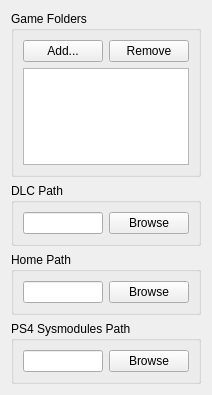
      <widget class="QWidget" name="pathsTabContents">
       <property name="geometry">
        <rect>
         <x>0</x>
         <y>0</y>
         <width>202</width>
         <height>395</height>
        </rect>
       </property>
       <layout class="QVBoxLayout" name="pathsTabLayout">
        <item>
         <widget class="QGroupBox" name="gameFoldersGroupBox">
          <property name="title">
           <string>Game Folders</string>
          </property>
          <layout class="QVBoxLayout" name="verticalLayout">
           <item>
            <layout class="QHBoxLayout" name="horizontalLayout_3">
             <item>
              <widget class="QPushButton" name="addFolderButton">
               <property name="text">
                <string>Add...</string>
               </property>
              </widget>
             </item>
             <item>
              <widget class="QPushButton" name="removeFolderButton">
               <property name="text">
                <string>Remove</string>
               </property>
              </widget>
             </item>
             <item>
              <spacer name="horizontalSpacer">
               <property name="orientation">
                <enum>Qt::Orientation::Horizontal</enum>
               </property>
               <property name="sizeHint" stdset="0">
                <size>
                 <width>40</width>
                 <height>20</height>
                </size>
               </property>
              </spacer>
             </item>
            </layout>
           </item>
           <item>
            <widget class="QListWidget" name="gameFoldersListWidget"/>
           </item>
          </layout>
         </widget>
        </item>
        <item>
         <widget class="QGroupBox" name="dlcFolderGroupBox_2">
          <property name="title">
           <string>DLC Path</string>
          </property>
          <layout class="QVBoxLayout" name="dlcFolderGroupBox">
           <item>
            <layout class="QHBoxLayout" name="horizontalLayout_17">
             <item>
              <widget class="QLineEdit" name="currentDLCFolder">
               <property name="readOnly">
                <bool>true</bool>
               </property>
              </widget>
             </item>
             <item>
              <widget class="QPushButton" name="browseDLCButton">
               <property name="text">
                <string>Browse</string>
               </property>
              </widget>
             </item>
            </layout>
           </item>
          </layout>
         </widget>
        </item>
        <item>
         <widget class="QGroupBox" name="homeGroupBox">
          <property name="title">
           <string>Home Path</string>
          </property>
          <layout class="QVBoxLayout" name="saveDataLayout">
           <item>
            <layout class="QHBoxLayout" name="horizontalLayout_4">
             <item>
              <widget class="QLineEdit" name="currentHomePath">
               <property name="readOnly">
                <bool>true</bool>
               </property>
              </widget>
             </item>
             <item>
              <widget class="QPushButton" name="browseHomeButton">
               <property name="text">
                <string>Browse</string>
               </property>
              </widget>
             </item>
            </layout>
           </item>
          </layout>
         </widget>
        </item>
        <item>
         <widget class="QGroupBox" name="sysmodulesGroupBox">
          <property name="title">
           <string>PS4 Sysmodules Path</string>
          </property>
          <layout class="QVBoxLayout" name="dlcFolderGroupBox_4">
           <item>
            <layout class="QHBoxLayout" name="horizontalLayout_18">
             <item>
              <widget class="QLineEdit" name="currentSysmodulesPath">
               <property name="readOnly">
                <bool>true</bool>
               </property>
              </widget>
             </item>
             <item>
              <widget class="QPushButton" name="browseSysmodulesButton">
               <property name="text">
                <string>Browse</string>
               </property>
              </widget>
             </item>
            </layout>
           </item>
          </layout>
         </widget>
        </item>
       </layout>
      </widget>
